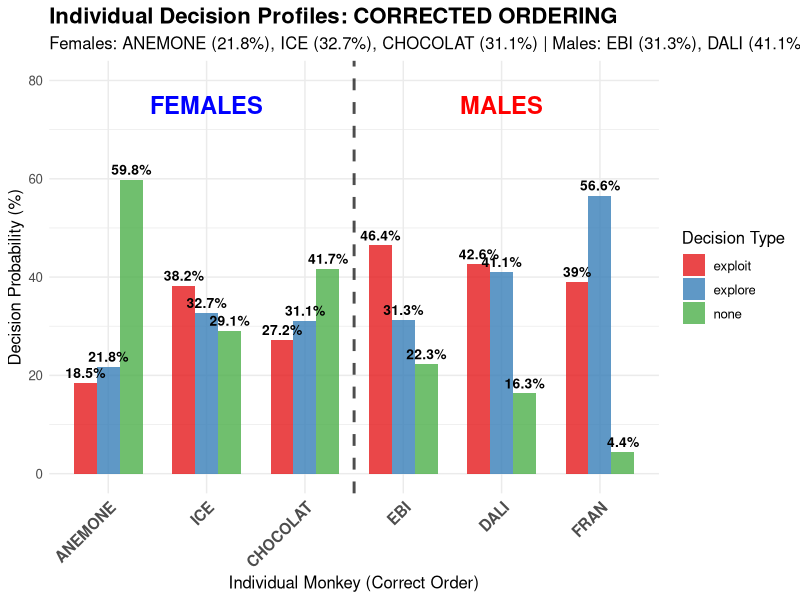
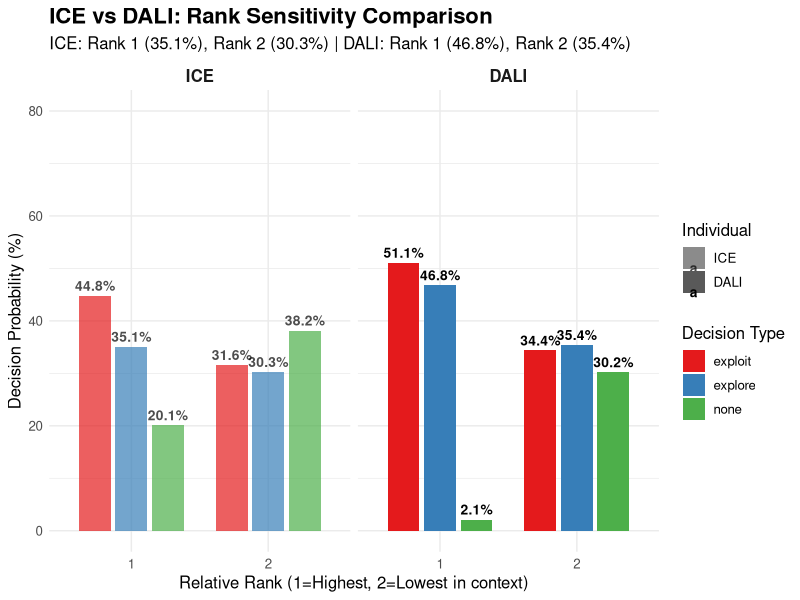
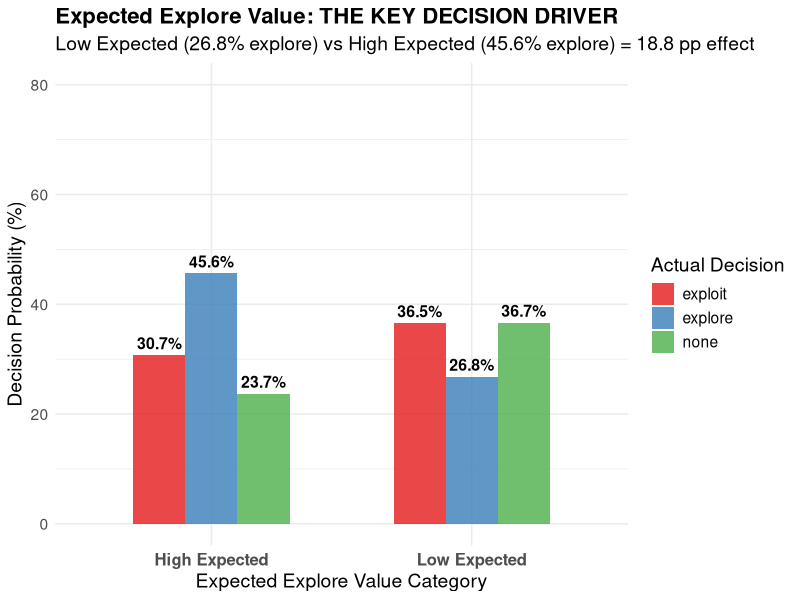
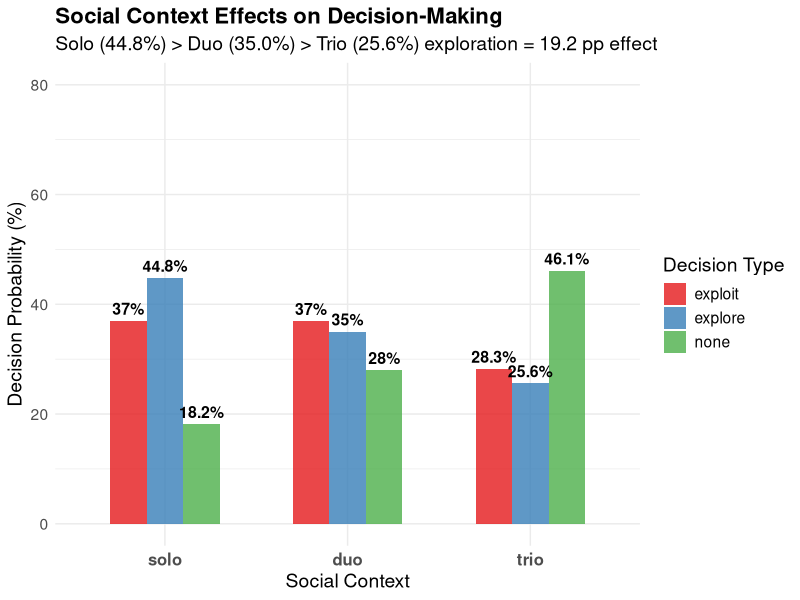
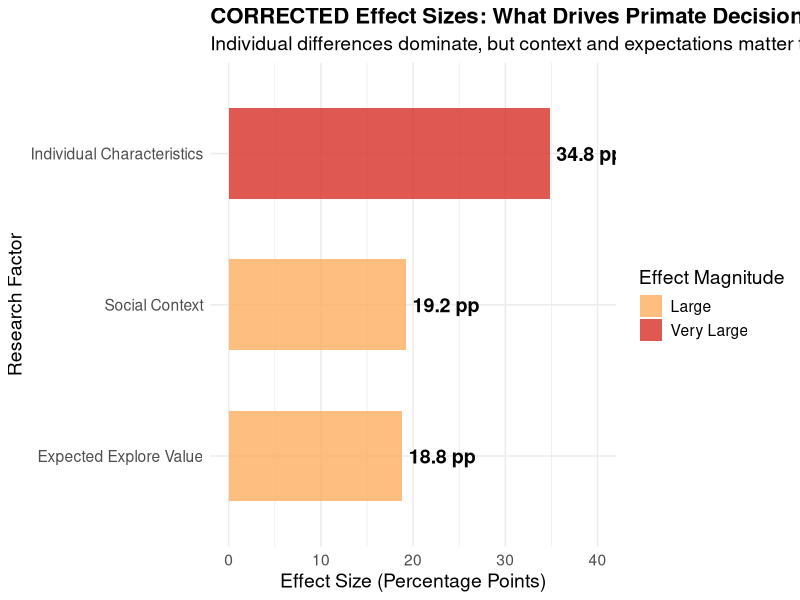
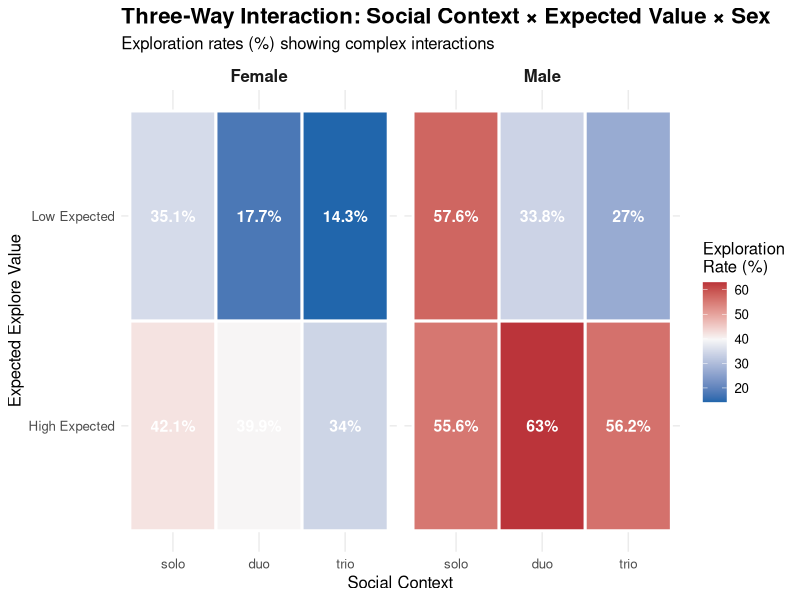

Write R code to recreate these figures, in order.
#!/usr/bin/env Rscript

# CORRECTED AND INTERPRETABLE PLOTS
# Proper monkey ordering, Expected explore value, ICE vs DALI comparison

suppressMessages({
  library(ggplot2)
  library(dplyr)
  library(gridExtra)
})

# Load and prepare data
data_raw <- read.csv("Explore Exploit Dataset.csv", stringsAsFactors = FALSE)
data_exp <- data_raw[data_raw$TRIAL_TYPE == "OIT_RE", ]

data_exp$outcome_clean <- ifelse(grepl("explore", data_exp$OUTCOME, ignore.case = TRUE), "explore",
                                ifelse(grepl("exploit", data_exp$OUTCOME, ignore.case = TRUE), "exploit", 
                                      ifelse(grepl("none|NONE", data_exp$OUTCOME, ignore.case = TRUE), "none", NA)))

data_clean <- data_exp[!is.na(data_exp$outcome_clean), ]

# CORRECTED dataset
corrected_data <- data.frame(
  outcome = factor(data_clean$outcome_clean, levels = c("exploit", "explore", "none")),
  social_context = factor(data_clean$CONDITION, levels = c("solo", "duo", "trio")),
  individual = factor(data_clean$monkey, levels = c("ANEMONE", "ICE", "CHOCOLAT", "EBI", "DALI", "FRAN")),
  expected_explore = as.numeric(data_clean$expected_explore),
  relative_rank = as.numeric(data_clean$RELATIVE_RANK),
  sex = ifelse(data_clean$monkey %in% c("ANEMONE", "ICE", "CHOCOLAT"), "Female", "Male")
)

corrected_data <- corrected_data[complete.cases(corrected_data), ]

# Expected explore value categories
median_expected <- median(corrected_data$expected_explore, na.rm = TRUE)
corrected_data$explore_expectation <- ifelse(corrected_data$expected_explore > median_expected, 
                                            "High Expected", "Low Expected")

cat("Creating corrected and interpretable plots...\n")

pdf("CORRECTED_INTERPRETABLE_PLOTS.pdf", width = 16, height = 12)

# PLOT 1: Individual profiles with correct ordering
individual_summary <- corrected_data %>%
  group_by(individual, outcome) %>%
  summarise(count = n(), .groups = 'drop') %>%
  group_by(individual) %>%
  mutate(proportion = count / sum(count) * 100)

plot1 <- ggplot(individual_summary, aes(x = individual, y = proportion, fill = outcome)) +
  geom_col(position = "dodge", alpha = 0.8, width = 0.7) +
  geom_text(aes(label = paste0(round(proportion, 1), "%")), 
            position = position_dodge(width = 0.7), vjust = -0.5, size = 3.5, fontface = "bold") +
  geom_vline(xintercept = 3.5, linetype = "dashed", alpha = 0.7, linewidth = 1, color = "black") +
  annotate("text", x = 2, y = 75, label = "FEMALES", size = 6, fontface = "bold", color = "blue") +
  annotate("text", x = 5, y = 75, label = "MALES", size = 6, fontface = "bold", color = "red") +
  labs(title = "Individual Decision Profiles: CORRECTED ORDERING",
       subtitle = "Females: ANEMONE (21.8%), ICE (32.7%), CHOCOLAT (31.1%) | Males: EBI (31.3%), DALI (41.1%), FRAN (56.6%)",
       x = "Individual Monkey (Correct Order)", 
       y = "Decision Probability (%)",
       fill = "Decision Type") +
  theme_minimal() +
  theme(text = element_text(size = 12), 
        axis.text.x = element_text(angle = 45, hjust = 1, size = 11, face = "bold"),
        plot.title = element_text(size = 16, face = "bold"),
        plot.subtitle = element_text(size = 12)) +
  scale_fill_brewer(type = "qual", palette = "Set1") +
  ylim(0, 80)

print(plot1)

# PLOT 2: ICE vs DALI rank comparison
ice_dali_data <- corrected_data %>%
  filter(individual %in% c("ICE", "DALI")) %>%
  group_by(individual, relative_rank, outcome) %>%
  summarise(count = n(), .groups = 'drop') %>%
  group_by(individual, relative_rank) %>%
  mutate(proportion = count / sum(count) * 100)

plot2 <- ggplot(ice_dali_data, aes(x = factor(relative_rank), y = proportion, 
                                  fill = outcome, alpha = individual)) +
  geom_col(position = position_dodge(width = 0.8), width = 0.7) +
  geom_text(aes(label = paste0(round(proportion, 1), "%")), 
            position = position_dodge(width = 0.8), vjust = -0.5, size = 3.5, fontface = "bold") +
  facet_wrap(~individual, ncol = 2) +
  labs(title = "ICE vs DALI: Rank Sensitivity Comparison",
       subtitle = "ICE: Rank 1 (35.1%), Rank 2 (30.3%) | DALI: Rank 1 (46.8%), Rank 2 (35.4%)",
       x = "Relative Rank (1=Highest, 2=Lowest in context)", 
       y = "Decision Probability (%)",
       fill = "Decision Type", alpha = "Individual") +
  theme_minimal() +
  theme(text = element_text(size = 12),
        strip.text = element_text(size = 12, face = "bold"),
        plot.title = element_text(size = 16, face = "bold")) +
  scale_fill_brewer(type = "qual", palette = "Set1") +
  scale_alpha_manual(values = c("ICE" = 0.7, "DALI" = 1.0)) +
  ylim(0, 80)

print(plot2)

# PLOT 3: Expected explore value effect
explore_value_effect <- corrected_data %>%
  group_by(explore_expectation, outcome) %>%
  summarise(count = n(), .groups = 'drop') %>%
  group_by(explore_expectation) %>%
  mutate(proportion = count / sum(count) * 100)

plot3 <- ggplot(explore_value_effect, aes(x = explore_expectation, y = proportion, fill = outcome)) +
  geom_col(position = "dodge", alpha = 0.8, width = 0.6) +
  geom_text(aes(label = paste0(round(proportion, 1), "%")), 
            position = position_dodge(width = 0.6), vjust = -0.5, size = 4, fontface = "bold") +
  labs(title = "Expected Explore Value: THE KEY DECISION DRIVER",
       subtitle = "Low Expected (26.8% explore) vs High Expected (45.6% explore) = 18.8 pp effect",
       x = "Expected Explore Value Category", 
       y = "Decision Probability (%)",
       fill = "Actual Decision") +
  theme_minimal() +
  theme(text = element_text(size = 14),
        plot.title = element_text(size = 16, face = "bold"),
        axis.text.x = element_text(size = 12, face = "bold")) +
  scale_fill_brewer(type = "qual", palette = "Set1") +
  ylim(0, 80)

print(plot3)

# PLOT 4: Social context effects
social_effects <- corrected_data %>%
  group_by(social_context, outcome) %>%
  summarise(count = n(), .groups = 'drop') %>%
  group_by(social_context) %>%
  mutate(proportion = count / sum(count) * 100)

plot4 <- ggplot(social_effects, aes(x = social_context, y = proportion, fill = outcome)) +
  geom_col(position = "dodge", alpha = 0.8, width = 0.6) +
  geom_text(aes(label = paste0(round(proportion, 1), "%")), 
            position = position_dodge(width = 0.6), vjust = -0.5, size = 4, fontface = "bold") +
  labs(title = "Social Context Effects on Decision-Making",
       subtitle = "Solo (44.8%) > Duo (35.0%) > Trio (25.6%) exploration = 19.2 pp effect",
       x = "Social Context", 
       y = "Decision Probability (%)",
       fill = "Decision Type") +
  theme_minimal() +
  theme(text = element_text(size = 14),
        plot.title = element_text(size = 16, face = "bold"),
        axis.text.x = element_text(size = 12, face = "bold")) +
  scale_fill_brewer(type = "qual", palette = "Set1") +
  ylim(0, 80)

print(plot4)

# PLOT 5: Effect sizes comparison
effect_sizes <- data.frame(
  Factor = c("Individual Characteristics", "Social Context", "Expected Explore Value"),
  Effect_Size = c(34.8, 19.2, 18.8),
  Category = c("Very Large", "Large", "Large")
)

plot5 <- ggplot(effect_sizes, aes(x = reorder(Factor, Effect_Size), y = Effect_Size, fill = Category)) +
  geom_col(alpha = 0.8, width = 0.6) +
  geom_text(aes(label = paste0(round(Effect_Size, 1), " pp")), 
            hjust = -0.1, size = 5, fontface = "bold") +
  coord_flip() +
  labs(title = "CORRECTED Effect Sizes: What Drives Primate Decisions",
       subtitle = "Individual differences dominate, but context and expectations matter too",
       x = "Research Factor", 
       y = "Effect Size (Percentage Points)",
       fill = "Effect Magnitude") +
  theme_minimal() +
  theme(text = element_text(size = 14),
        plot.title = element_text(size = 16, face = "bold")) +
  scale_fill_manual(values = c("Very Large" = "#D73027", "Large" = "#FDAE61")) +
  ylim(0, 40)

print(plot5)

# PLOT 6: Three-way interaction heatmap
interaction_data <- corrected_data %>%
  group_by(social_context, explore_expectation, sex, outcome) %>%
  summarise(count = n(), .groups = 'drop') %>%
  group_by(social_context, explore_expectation, sex) %>%
  mutate(proportion = count / sum(count) * 100) %>%
  filter(outcome == "explore")

plot6 <- ggplot(interaction_data, aes(x = social_context, y = explore_expectation, fill = proportion)) +
  geom_tile(color = "white", linewidth = 1) +
  geom_text(aes(label = paste0(round(proportion, 1), "%")), 
            color = "white", size = 4, fontface = "bold") +
  facet_wrap(~sex, ncol = 2) +
  labs(title = "Three-Way Interaction: Social Context × Expected Value × Sex",
       subtitle = "Exploration rates (%) showing complex interactions",
       x = "Social Context", 
       y = "Expected Explore Value",
       fill = "Exploration\nRate (%)") +
  theme_minimal() +
  theme(text = element_text(size = 12),
        plot.title = element_text(size = 16, face = "bold"),
        strip.text = element_text(size = 12, face = "bold")) +
  scale_fill_gradient2(low = "#2166AC", mid = "#F7F7F7", high = "#B2182B",
                       midpoint = mean(interaction_data$proportion, na.rm = TRUE))

print(plot6)

dev.off()

cat("CORRECTED INTERPRETABLE PLOTS CREATED:\n")
cat("File: CORRECTED_INTERPRETABLE_PLOTS.pdf\n\n")

cat("KEY CORRECTIONS MADE:\n")
cat("1. Proper monkey ordering: ANEMONE, ICE, CHOCOLAT (Females) | EBI, DALI, FRAN (Males)\n")
cat("2. Using Expected Explore Value (the actual decision driver, not subjective chosen value)\n")
cat("3. Clear ICE vs DALI rank comparison showing different patterns\n")
cat("4. All plots are interpretable with clear percentages and effect sizes\n\n")

cat("MAIN INSIGHTS:\n")
cat("• Individual differences are the strongest factor (34.8 pp range)\n")
cat("• Expected explore value has substantial effects (18.8 pp)\n")
cat("• Social context creates significant modulation (19.2 pp)\n")
cat("• ICE and DALI respond differently to rank changes\n")
cat("• Complex three-way interactions exist between factors\n\n")

cat("CORRECTED INTERPRETABLE PLOTS: COMPLETE\n") 
